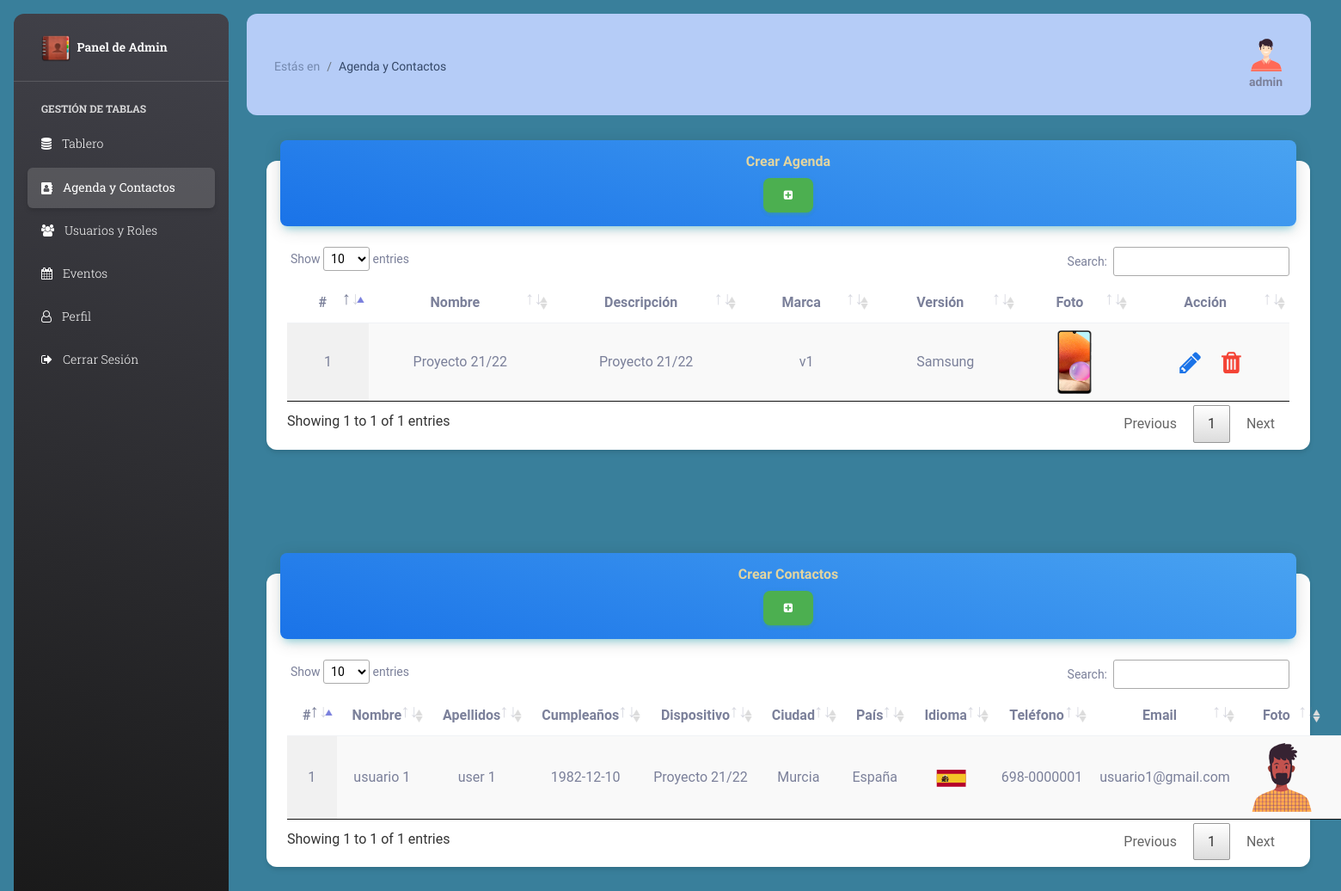
/panel_admin/agenda-y-contactos.php (signed in), run on the app's committed database.
### tables this page shows
CREATE TABLE `usuarios` (
  `id_usuarios` int(11) NOT NULL,
  `id_rol` int(11) NOT NULL,
  `nombre` varchar(100) NOT NULL,
  `apellidos` varchar(50) NOT NULL,
  `email` varchar(100) NOT NULL,
  `password` varchar(100) NOT NULL,
  `descripcion` varchar(150) NOT NULL,
  `fijo` varchar(40) NOT NULL,
  `movil` varchar(50) NOT NULL,
  `foto_usuarios` varchar(255) NOT NULL,
  `direccion` varchar(255) NOT NULL
);

CREATE TABLE `dispositivo` (
  `id_dispositivo` int(11) NOT NULL,
  `id_usuarios` int(11) NOT NULL,
  `nombre` varchar(255) DEFAULT NULL,
  `descripcion` varchar(255) DEFAULT NULL,
  `version` varchar(100) DEFAULT NULL,
  `marca` varchar(100) DEFAULT NULL,
  `foto_dispositivo` varchar(255) DEFAULT NULL
);

CREATE TABLE `contactos` (
  `id_contactos` int(11) NOT NULL,
  `id_dispositivo` int(11) NOT NULL,
  `nombre` varchar(100) NOT NULL,
  `apellidos` varchar(100) NOT NULL,
  `cumple` date NOT NULL,
  `telefono` varchar(100) NOT NULL,
  `ciudad` varchar(100) NOT NULL,
  `pais` varchar(11) NOT NULL,
  `idioma` varchar(100) NOT NULL,
  `email` varchar(255) NOT NULL,
  `foto` varchar(255) NOT NULL
);

### panel_admin/agenda-y-contactos.php (the view, shortened to what the rows shown need)
<?php
require_once '../back_end/conexion_de_bbdd/config_bd.php';
?>
<!DOCTYPE html>
<html lang="es">
<head>
  <link rel="stylesheet" href="../front-end/font_awesome/css/font-awesome.css">
  <link id="pagestyle" href="../front-end/css/material-kit.css?v=3.0.0" rel="stylesheet" />
  <link id="pagestyle" href="../front-end/css/material-dashboard.css" rel="stylesheet" />
  <link rel="stylesheet" href="../front-end/dataTables/css/dataTables.material.css">
  <link rel="stylesheet" href="../front-end/custom.css" media="screen">
</head>
<body class="body-proyecto">
  <main class="main-content position-relative max-height-vh-100 h-100 border-radius-lg ">
    <nav class="navbar navbar-main navbar-expand-lg shadow-none border-radius-xl bg-blue py-3 fixed-top mover-admin-menu menu-todos" id="color-texto" navbar-scroll="true">
      <div class="container-fluid py-1 px-3">
        <div class="collapse navbar-collapse mt-sm-0 mt-2 me-md-0 me-sm-4" id="navbar">
          <ul class="navbar-nav  justify-content-end">
            <li class="nav-item d-flex align-items-center">
              <a href="javascript:;" class="nav-link text-body font-weight-bold px-0">
                <?php
                $foto_usuario = $_SESSION["usuario"];
                $foto_del_usuario = $bd->prepare("SELECT
                        id_usuarios AS id_usuarios,
                        foto_usuarios AS foto_usuarios
                        FROM usuarios as usuarios
                        WHERE nombre = :nombre");
                $foto_del_usuario->bindParam(":nombre", $foto_usuario);
                $foto_del_usuario->execute();
                $mostrarFoto = $foto_del_usuario->fetchAll(PDO::FETCH_ASSOC);
                try {
                  foreach ($mostrarFoto as $fila_foto) {
                ?>
                    <ul class="navbar-nav  justify-content-end">
                      <li class="nav-item d-flex align-items-center">
                        <a href="javascript:;" class="nav-link text-body font-weight-bold px-0">
                          <div class="text-center">
                            <img style="width:40px;" src="../subida_de_archivos/<?php echo $fila_foto['foto_usuarios']; ?>">
                          </div>
                          <span class="d-sm-inline d-none"><?php echo $_SESSION["usuario"]; ?></span>
                        </a>
                      </li>
                  <?php
                  }
                } catch (PDOException $sacarFoto) {
                  echo "Error al sacar los datos : " . $sacarFoto->getMessage();
                  echo "Error en la linea : " . $sacarFoto->getLine();
                }
                  ?>
              </a>
            </li>
          </ul>
        </div>
      </div>
    </nav>
    <div class="container-fluid">
      <div class="row">
        <div class="container">
          <div class="row">
            <div class="col-12">
              <div class="col-12 mx-auto col-lg-12">
                <div class="row justify-content-center">
                  <div class="row">
                    <div class="col-12 my-5">
                      <div class="card my-4">
                        <div class="card-body px-4 pb-2">
                          <div class="alinear_tabla">
                            <table class="table align-items-center justify-content-center mb-0 display" id="tabla_agenda">
                              <thead>
                                <th>#</th>
                                <th>Nombre</th>
                                <th>Descripción</th>
                                <th>Marca</th>
                                <th>Versión</th>
                                <th>Foto</th>
                                <th>Acción</th>
                              </thead>
                              <tbody class="alinear_tabla_contactos">
                                <?php
                                try {
                                  $query_dispositivos = $bd->query("SELECT id_dispositivo AS id_dispositivo,
                                        nombre AS nombre,descripcion AS descripcion, version AS version,
                                        marca AS marca,foto_dispositivo as foto_dispositivo FROM dispositivo;");
                                  $dispositivos = $query_dispositivos->fetchAll(PDO::FETCH_ASSOC);
                                  foreach ($dispositivos as $dispositivos_moviles) {
                                ?>
                                    <tr>
                                      <td><?php echo $dispositivos_moviles['id_dispositivo']; ?></td>
                                      <td><?php echo $dispositivos_moviles['nombre']; ?></td>
                                      <td><?php echo $dispositivos_moviles['descripcion']; ?></td>
                                      <td><?php echo $dispositivos_moviles['version']; ?></td>
                                      <td><?php echo $dispositivos_moviles['marca']; ?></td>
                                      <td><img class="img-foto-insertar-dispositivo" src="../subida_de_archivos/<?php echo $dispositivos_moviles['foto_dispositivo']; ?>" alt=""></td>
                                      <td>
                                        <span class="my-3 mover-acciones text-info" data-bs-toggle="modal" data-bs-target="#editar_dispositivo<?php echo $dispositivos_moviles['id_dispositivo']; ?>"><i class="fa fa-pencil cursor" aria-hidden="true"></i></span>
                                        <span class="my-3 mover-acciones text-danger" class="btn-danger my-3" data-bs-toggle="modal" data-bs-target="#borrar_dispositivo<?php echo $dispositivos_moviles['id_dispositivo']; ?>"><i class="fa fa-trash cursor" aria-hidden="true"></i></span>
                                      </td>
                                    </tr>
                                <?php
                                  }
                                } catch (PDOException $err_dispositivosmoviles) {
                                  echo "No se encontraron datos : " . $err_dispositivosmoviles->getMessage();
                                  echo "El error esta en la linea : " . $err_dispositivosmoviles->getLine();
                                }
                                ?>
                              </tbody>
                            </table>
                          </div>
                        </div>
                      </div>
                    </div>
                  </div>
                </div>
              </div>
            </div>
          </div>
        </div>
        <div class="container">
          <div class="row">
            <div class="col-12">
              <div class="col-12 mx-auto col-lg-12">
                <div class="row justify-content-center">
                  <div class="row">
                    <div class="col-12 my-5">
                      <div class="card my-4">
                        <div class="card-body px-4 pb-2">
                          <div class="alinear_tabla">
                            <table class="table align-items-center justify-content-center mb-0 display" id="tabla_contactos">
                              <thead>
                                <th>#</th>
                                <th>Nombre</th>
                                <th>Apellidos</th>
                                <th>Cumpleaños</th>
                                <th>Dispositivo</th>
                                <th>Ciudad</th>
                                <th>País</th>
                                <th>Idioma</th>
                                <th>Teléfono</th>
                                <th>Email</th>
                                <th>Foto</th>
                                <th>Acción</th>
                              </thead>
                              <tbody class="alinear_tabla_contactos">
                                <?php
                                $query_contactos = $bd->query("SELECT
                                    contactos.id_contactos AS id_contactos,
                                    contactos.id_dispositivo AS id_dispositivo,
                                    contactos.nombre AS nombre,
                                    contactos.apellidos AS apellidos,
                                    contactos.cumple AS cumple,
                                    dispositivos.nombre AS dispositivo,
                                    contactos.ciudad AS ciudad,
                                    contactos.pais AS pais,
                                    contactos.telefono AS telefono,
                                    contactos.email AS email,
                                    contactos.idioma AS idioma,
                                    contactos.foto AS foto
                                    FROM contactos AS contactos
                                    INNER JOIN dispositivo AS dispositivos ON contactos.id_dispositivo =  dispositivos.id_dispositivo
                                    ORDER BY id_contactos;");
                                $contactos = $query_contactos->fetchAll(PDO::FETCH_ASSOC);
                                try {
                                  foreach ($contactos as $fila_contactos) {
                                ?>
                                    <tr>
                                      <td><?php echo $fila_contactos['id_contactos']; ?> </td>
                                      <td><?php echo $fila_contactos['nombre']; ?> </td>
                                      <td><?php echo $fila_contactos['apellidos']; ?> </td>
                                      <td><?php echo $fila_contactos['cumple']; ?> </td>
                                      <td><?php echo $fila_contactos['dispositivo']; ?> </td>
                                      <td><?php echo $fila_contactos['ciudad']; ?> </td>
                                      <td><?php echo $fila_contactos['pais']; ?> </td>
                                      <td>
                                        <img class="foto_contacto" src="../subida_de_archivos/<?php echo $fila_contactos['idioma']; ?>">
                                      </td>
                                      <td><?php echo $fila_contactos['telefono']; ?> </td>
                                      <td><?php echo $fila_contactos['email']; ?> </td>
                                      <td>
                                        <img class="foto_contacto" src="../subida_de_archivos/<?php echo $fila_contactos['foto']; ?>">
                                      </td>
                                      <td>
                                        <span class="my-3 mover-acciones text-info" data-bs-toggle="modal"
                                        data-bs-target="#editar<?php echo $fila_contactos['id_contactos']; ?>"><i class="fa fa-pencil cursor" aria-hidden="true"></i></span>
                                      </td>
                                    </tr>
                                <?php
                                  }
                                } catch (PDOException $err_filacontactos) {
                                  echo "No se encontraron datos : " . $err_filacontactos->getMessage();
                                  echo "El error está en lalinea : " . $err_filacontactos->getLine();
                                }
                                ?>
                              </tbody>
                            </table>
                          </div>
                        </div>
                      </div>
                    </div>
                  </div>
                </div>
              </div>
            </div>
          </div>
        </div>
      </div>
  </main>
</body>

### data on the page
usuarios: foto_usuarios (picture)
dispositivo: id_dispositivo "1", nombre "Proyecto 21/22", descripcion "Proyecto 21/22", version "v1", marca "Samsung", foto_dispositivo (picture)
contactos: id_contactos "1", nombre "usuario 1", apellidos "user 1", cumple "1982-12-10", id_dispositivo.nombre "Proyecto 21/22", ciudad "Murcia", pais "España", idioma (picture), telefono "698-0000001", email "usuario1@gmail.com", foto (picture)
